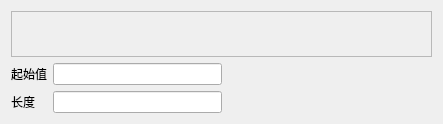
<?xml version="1.0" encoding="UTF-8"?>
<ui version="4.0">
 <class>RangeSelectTestWidget</class>
 <widget class="QWidget" name="Widget">
  <property name="geometry">
   <rect>
    <x>0</x>
    <y>0</y>
    <width>443</width>
    <height>124</height>
   </rect>
  </property>
  <property name="windowTitle">
   <string>Widget</string>
  </property>
  <layout class="QVBoxLayout" name="verticalLayout">
   <item>
    <widget class="QFrame" name="frame">
     <property name="frameShape">
      <enum>QFrame::StyledPanel</enum>
     </property>
     <property name="frameShadow">
      <enum>QFrame::Raised</enum>
     </property>
    </widget>
   </item>
   <item>
    <layout class="QHBoxLayout" name="horizontalLayout">
     <item>
      <layout class="QGridLayout" name="gridLayout">
       <item row="0" column="0">
        <widget class="QLabel" name="label">
         <property name="text">
          <string>起始值</string>
         </property>
        </widget>
       </item>
       <item row="0" column="1">
        <widget class="QLineEdit" name="lineEdit_Start"/>
       </item>
       <item row="1" column="0">
        <widget class="QLabel" name="label_2">
         <property name="text">
          <string>长度</string>
         </property>
        </widget>
       </item>
       <item row="1" column="1">
        <widget class="QLineEdit" name="lineEdit_Len"/>
       </item>
      </layout>
     </item>
     <item>
      <spacer name="horizontalSpacer">
       <property name="orientation">
        <enum>Qt::Horizontal</enum>
       </property>
       <property name="sizeHint" stdset="0">
        <size>
         <width>40</width>
         <height>20</height>
        </size>
       </property>
      </spacer>
     </item>
    </layout>
   </item>
  </layout>
 </widget>
 <layoutdefault spacing="6" margin="11"/>
 <resources/>
 <connections/>
</ui>
